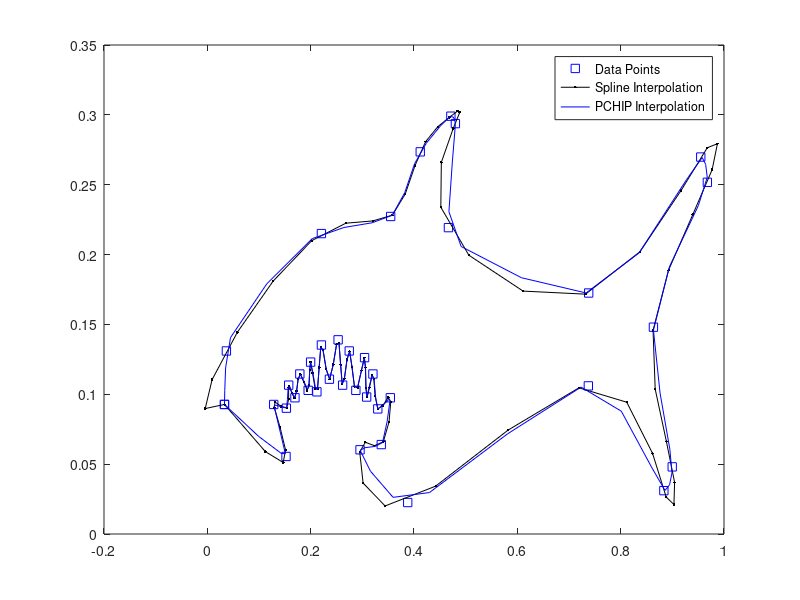
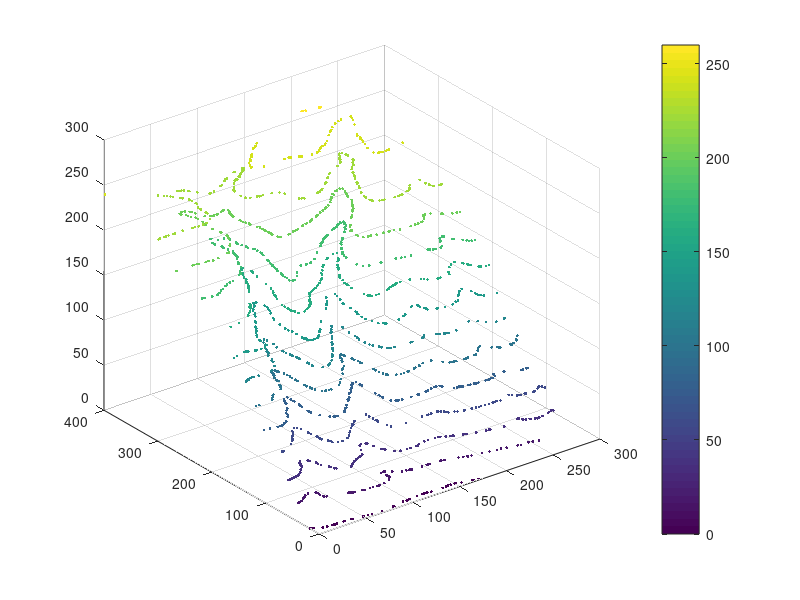

Here is the MATLAB script that generated these plots, in order:
%% Homework #4
%  Ian Blackstone
%  Math 365, Fall 2016

%% Problems

function hmwk4()

hmwk_problem(@prob2,'prob2');
hmwk_problem(@prob3,'prob3');
hmwk_problem(@prob4,'prob4');
hmwk_problem(@prob5,'prob5');
hmwk_problem(@prob6,'prob6');


end

function hmwk_problem(prob,msg)

try
    prob()
    fprintf('%s : Success!\n',msg);
catch me
    fprintf('%s : Something went wrong.\n',msg);
    fprintf('%s\n',me.message);
end
fprintf('\n');
end

%% Problem #1 : Polynomial Interpolation
function prob1()

% part a, given values of (-1,6),(0,1) and (1,2) determine unique 2nd
% degree polynomial p2(x) to the data.
p2 = @(x) 3.*x.*(x-1)-(x+1).*(x-1)+2.*(x+1)/2.*x;
x = -1:1:1;

% part b) we can approach using Van Der Monde matricies where we have
% three equations and three unknowns to solve for our coefficients
A = vander(x);
B = [6;1;2];

coeff = A\B;
a0 = coeff(3)
a1 = coeff(2)
a2 = coeff(1)

p2new = @(x) a0+a1.*x+ a2.*x.^2

% part c: check that a and b give same result:
X = linspace(-1,1,20);

err = p2(X) - p2new(X);
fprintf('The maximum error is %.3f \n',max(err))

end

%% Problem #2 : Barycentric Interpolation
function prob2()

% part a
% create 52 points to evaluate the function at
n = 52;
xj = -cos((0:n)*pi/n);

% Delcare the function and create y values at the desired points
f = @(x) abs(x-0.2)+(1-x.^2).^3;
fj = f(xj);

% Create 1000 points to evaluate the interpolation at.
m = 1000; 
u = -cos(pi*(0:m)/m);

% Create the barycentered interpolation of the function.
qn = baryinterp(xj,fj,u);

% Plot the function and the interpolation of the function
figure
plot(u,qn,'r-',xj,fj,'s')
legend('function','interpolation')
title('Barycentric Interpolation')

% part b
% create an interpolation of the function using the polyfit function and 
% evaluate the polynomial at the points created earlier using polyval
cj = polyfit(xj,fj,n);
pn = polyval(cj,u);

% plot the function and the interpolation
figure
plot(u,pn,'r-',xj,fj,'s')
title('Polyfit Interpolation')
end

%% Problem #3 : Approximation Theory
function prob3()

% List the coeficients of the 14th degree taylor expansion of e^(2x)
T = [1,2,2,4/3,2/3,4/15,4/45,88/315,2/315,4/2835,4/14175,4/467775,8/6081075,8/42567525];

% Create a polynomial using the coefficients given and define the 
% exact function.
x = linspace(-1,1,201);
p = polyval(T,x);
y = exp(2*x);

% calculate the difference between the polynomial and the exact function
% and plot the error.
err = p - y;
n1 = norm(err,1);
n2 = norm(err,2);
ninf = norm(err,inf);
figure
table(n1,n2,ninf)
plot(x,err)
title('Taylor expansion of e^(2x)')

% part b

% Define equally spaced points, Chebyshev points, and legendre points
% within the range of -1 to 1.
i = 0:14;
xeq = -1 + 2*i./14;
xch = -cos(i*pi()./14);
xle = [-0.987992518020485 -0.394151347077563 0.570972172608539 -0.937273392400706 -0.201194093997435 0.724417731360170 -0.848206583410427 0 0.848206583410427 -0.724417731360170 0.201194093997435 0.937273392400706 -0.570972172608539 0.394151347077563 0.987992518020485];

% calculate the y values for each set of x and create polynomials to
% interpolate the points.
Teq = polyfit(xeq,exp(2*xeq),14);
Tch = polyfit(xch,exp(2*xch),14);
Tle = polyfit(xle,exp(2*xle),14);

% evaluate the created polynomials at each set of points
peq = polyval(Teq,x);
pch = polyval(Tch,x);
ple = polyval(Tle,x);

% plot the error for each method and report the norms in a table.
figure
erreq = peq - y;
n1eq = norm(erreq,1);
n2eq = norm(erreq,2);
ninfeq = norm(erreq,inf);
table(n1eq,n2eq,ninfeq)
plot(x,erreq)
title('Equally spaced points')

figure
errch = pch - y;
n1ch = norm(errch,1);
n2ch = norm(errch,2);
ninfch = norm(errch,inf);
table(n1ch,n2ch,ninfch)
plot(x,errch)
title('Chebyshev points')

figure
errle = ple - y;
n1le = norm(errle,1);
n2le = norm(errle,2);
ninfle = norm(errle,inf);
table(n1le,n2le,ninfle)
plot(x,errle)
title('Legendre points')

% part c
% The chebyshev and legendre points produce very small errors, legendre
% has a smaller norm1 and 2 but larger infinite norm.  I would select
% the chebyshev points to use however, as they were able to be built
% using a simple formula rather than typed manually.

% part d
% call the chebfun function to define the function to be interpolated
% and the remez function to find the best interpolation with 14 degrees.
f = chebfun('exp(2*x)');
[r,errr] = remez(f,14);

% Plot the error of both the Chebyshev point interpolation and the
% chebfun interpolation.
figure
plot(x,errch,'b',x,errr*x,'r')
title('error in Chebyshev points versus chebfun interpolation')
legend('Chebyshev','Chebfun')
% This plot has some text overlap, I couldn't find a good correlary to
% python's tight_layout()


end


%% Problem #4 : Piecewise Cubic Hermite Interpolation
function prob4()

% Declare x and y points
y = [0,0,1,2,2];
x = [-1,0,2,4,5];

% declare the values of d, c, and b for each interval
d = [0, 0 , 0, 19/22 , 0];
c = [0 , 0 , (1.5-19/22)/2 , (1.5-19/11)/2 , 0];
b = [0 , 0.5 , (-1+19/22)/4 , (19/22-1)/4 , 0];

% create a matrix of each value
g = [y(1:5)' d' c' b'];

% create a piecewise function
P = mkpp(x,g);

% Evaluate the piecewise function from -1 to 5 and plot it
x2 = linspace(-1,5);
y2 = ppval(x2,P);
plot(x2,y2)
title('A mess')

% These results are not correct, I do not understand how the mkpp
% function is working to create these results.

end


%% Problem #5 : Closed Curve Interpolation
function prob5()

% part a: we load our given data from the file
load shark;
plot(x,y,'k.-','MarkerSize',10);
t=1:length(x);
tt=linspace(t(1),t(end),101); %to parametrize our data

% part b

% Using Spline: create smooth parameteric line
% We use spline on each data set x and y
xx=spline(t,x,tt);
yy=spline(t,y,tt);
px=pchip(t,x,tt);
py=pchip(t,y,tt);

% To plot our spline and pchip data against the data points:
plot(x,y,'bs',xx,yy,'k.-',px,py,'b-')
legend('Data Points','Spline Interpolation','PCHIP Interpolation')
% In part b we see that the plot produced has a slight kink near the
% ending and beginning points

%part c
x1=[x(end-1);x;x(2)]; % here we create new data points by correcting and adding the points after the end and the points before.
y1=[y(end-1);y;y(2)];
t1=1:length(x1); % again to parameterize
tt1=linspace(t1(1),t1(end),N+1);
% Now we run our new data through to see if it produces a better looking interpolation:
xx1=spline(t1,x1,tt1);
yy1=spline(t1,y1,tt1);
px1=pchip(t1,x1,tt1);
py1=pchip(t1,y1,tt1);
plot(x1,y1,'bs',px1,py1,'r-',xx1,yy1,'g-')
legend('Data Points','Corrected PCHIP Interpolation','Corrected Spline Interpolation')

% part d
% The representation I like best is that of the corrected PCHIP
% Interpolation. The shark's curves are much smoother and there is less of
% an overshoot on the nose.

% part e


end

%% Problem #6 : Scattered Data Interpolation
function prob6()

% Load data
load topodata;

% First figure, color coded scatter plot fo the data
figure
scatter3(x,y,z,40,z,'.');
colorbar

% call rbffit function
r = rbffit(x,y,z);

% generate a list of X and Y points
x1 = linspace(0,261,100);
y1 = linspace(0,399,153);

% Create a grid from the generated points
[X,Y] = meshgrid(x1,y1);

% Call rbval function to generate the matching Z points for the x and y points generated earlier.
Z = rbfval(r,x,y,X,Y);

% Second figure, a 3D surface map
figure
surf(X,Y,Z)
shading interp;
colormap(autumn);
lighting phong;
camlight right;

% define the contour lines to use.
v = 0:20:260;

% third figure, a contour plot.
figure
contour(X,Y,Z,v)

end